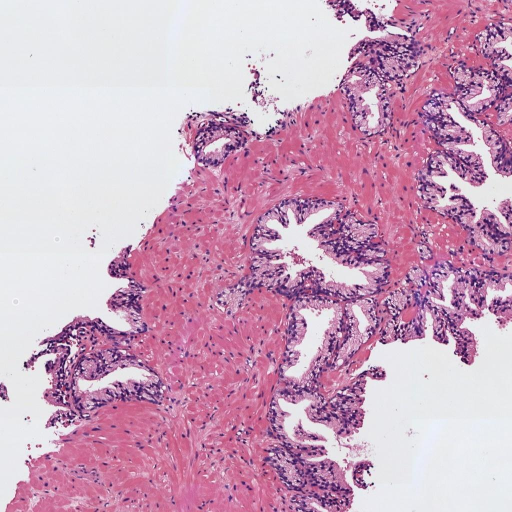
#> input picture Actividad_Computer_Vision_C1/histo_1.jpg, 1024 x 1024 px (shown at 1/2 size)
$ jupyter execute Actividad_Computer_Vision_C1_P1_SanchezZamora_Luis.ipynb
#> lines starting #> are read from the running program, lines starting #| are printed output that depends on the picture; after the words box and inside, x2 and y2 are one past the last pixel; in counts of white or black regions, pixels touching at a corner belong together
## Convocatoria 1 - Proyecto 1

## Estudiante: Luis Enrique Sánchez Zamora
## github: https://github.com/sanieni6/05MIAR

#### 0) Cargar una de las imágenes histológicas

[cell 1]
# Imports
import skimage.io as ski
import matplotlib.pyplot as plt
import numpy as np
import cv2

[cell 2]
# Utilizar la librería skimage.io para leer la imagen 'histo_x.jpg' en formato RGB.

histo_1 = ski.imread('histo_1.jpg')
#> histo_1 is the input picture: shape (1024, 1024, 3); mean R, G, B 205, 166.3, 191.6

# img_rgb_1 = cv2.cvtColor(histo_1, cv2.COLOR_BGR2RGB)

# Normalizar la imagen para que los píxeles se encuentren en el rango [0, 1]
# Para imágenes, simplemente dividimos por 255 ya que los valores van de 0 a 255
histo_1_norm = histo_1.astype(float) / 255.0

# print(histo_1_norm)

# Visualizar la imagen
plt.figure(figsize=(12, 5))

plt.subplot(1, 2, 1)
plt.imshow(histo_1_norm)
plt.title('Histo 1 Normalized')

plt.tight_layout()
plt.show()

#### 1) Realizar una transformación de color para convertir la imagen al espacio de color CMYK

[cell 3]
# Extraer la componente magenta de la imagen (que corresponde a la región tisular)

def convert_to_CMYK(img):
    # Calcular el canal K
    K = 1 - np.max(img, axis=2)

    # Evitar división por cero añadiendo un pequeño valor epsilon
    epsilon = 1e-10
    K_safe = np.where(K == 1, 1 - epsilon, K)

    # Calcular el canal C
    C = (1-img[...,2] - K)/(1-K_safe)
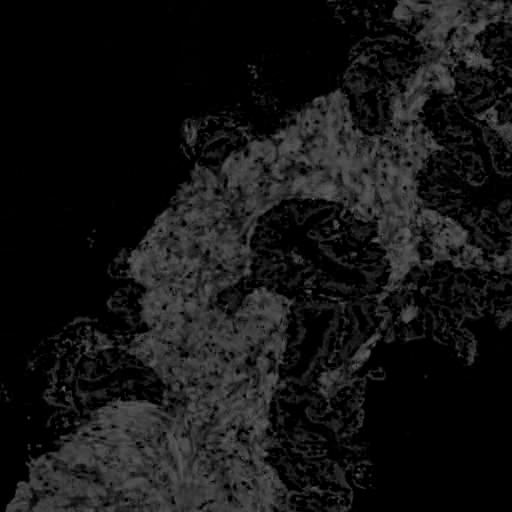
#> C: shape (1024, 1024) float64 (shown at 1/2 size); min 0, max 0.443, mean 0.0807

    # Calcular el canal M
    M = (1-img[...,1] - K)/(1-K_safe)
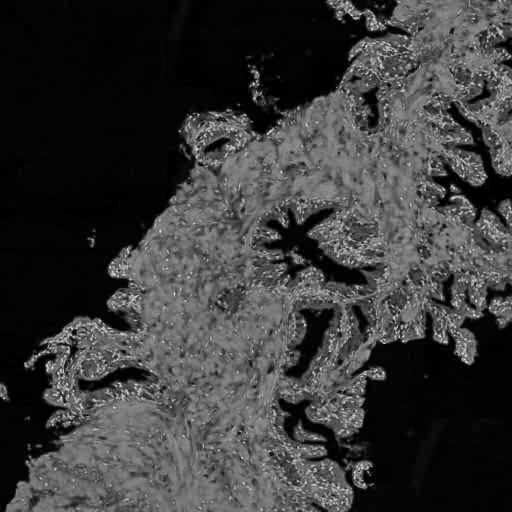
#> M: shape (1024, 1024) float64 (shown at 1/2 size); min 0, max 1, mean 0.229

    # Calcular el canal Y
    Y = (1-img[...,0] - K)/(1-K_safe)

    # Asegurar que los valores estén en el rango [0,1]
    C = np.clip(C, 0, 1)
    M = np.clip(M, 0, 1)
    Y = np.clip(Y, 0, 1)
    K = np.clip(K, 0, 1)

    # Combinar los canales C, M, Y y K en una imagen y reescalar los valores a uint8
    CMYK = (np.dstack((C,M,Y,K)) * 255).astype(np.uint8)
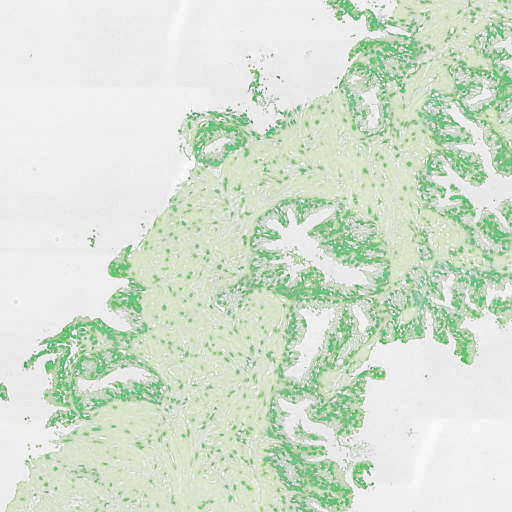
#> CMYK: shape (1024, 1024, 4) (shown at 1/2 size); mean of channels 0, 1, 2, 3 20.3, 58, 3.3, 47.2; transparent parts drawn white

    return CMYK

# Extraer la componente magenta de la imagen (que corresponde a la región tisular)
img_cmyk = convert_to_CMYK(histo_1_norm)  # Usar la imagen normalizada
C,M,Y,K = cv2.split(img_cmyk)

# Visualizar la imagen del canal magenta
plt.figure(figsize=(12, 5))

fig, ax = plt.subplots(1,2)
ax[0].imshow(img_cmyk.astype('uint8'))
ax[0].set_title('Imagen en CMYK')
# ax[0].axis('off')

ax[1].imshow(M.astype('uint8'), cmap='gray')
ax[1].set_title('Canal M (Magenta)')
# ax[1].axis('off')

plt.tight_layout()
plt.show()

#### 2) Umbralizar la imagen para separar los píxeles del fondo de la región tisular

[cell 4]
# Aplicar un filtro gaussiano de tamaño 5x5 y después utilizar el método de Otsu de manera que
# los píxeles correspondientes al lumen y al background de la imagen sean 1s y el resto de los píxeles tengan un valor de 0.
# Nota: Recordar que el método de Otsu requiere como input una imagen en el rango [0-255] en formato "uint8".
# Visualizar la máscara resultante

# usamos la imagen en formato RGB convertida a uint8
rgb_img = histo_1.astype('uint8')

# Aplicamos un filtro gaussiano de tamaño 5x5
blurred_img = cv2.GaussianBlur(rgb_img, (5, 5), 0)

gray_blurred_img = cv2.cvtColor(blurred_img, cv2.COLOR_BGR2GRAY)
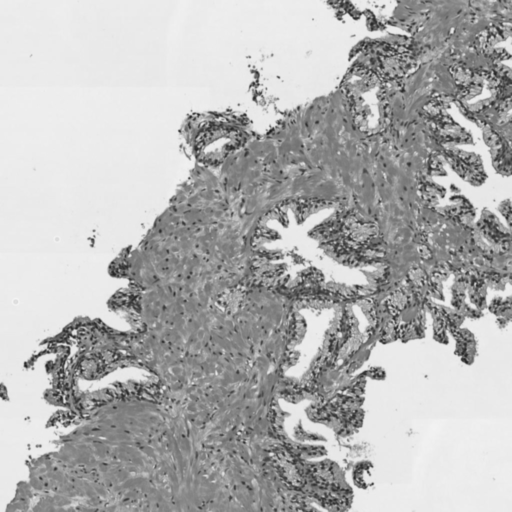
#> gray_blurred_img: shape (1024, 1024) (shown at 1/2 size); min 24, max 244, mean 178.2

plt.figure(figsize=(6, 4))
plt.imshow(blurred_img)
plt.title('Imagen con filtro gaussiano')
plt.show()

# Aplicamos el método de Otsu
ret, otsu_mask = cv2.threshold(gray_blurred_img, 0, 1, cv2.THRESH_OTSU)
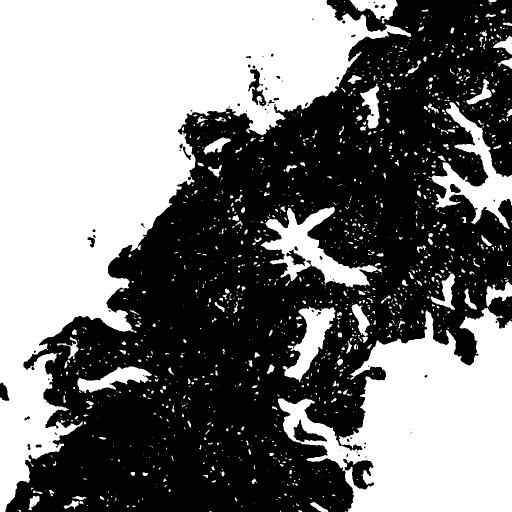
#> otsu_mask: shape (1024, 1024) (shown at 1/2 size); values 0 (black) and 1 (white), 47.4% white; 1366 white regions (1052 under 20 px), largest, box (x1, y1, x2, y2) and area: (0, 0, 823, 1024) 316727, (556, 615, 1024, 1024) 113187, (522, 414, 764, 575) 12758
#> ret = 180

# Visualizamos la máscara resultante
plt.figure(figsize=(6, 4))
plt.imshow(otsu_mask, cmap='gray')
plt.title('Máscara Otsu resultante t={}'.format(ret))
plt.show()

#### 3) Limpiar la imagen eliminando los artefactos de lumen (objetos blancos pequeños que no son lúmenes)

[cell 5]
# Utilizar la librería skimage.morphology.remove_small_objects para eliminar aquellos objetos cuya área sea menor a 300 píxeles
# Más información en https://scikit-image.org/docs/dev/api/skimage.morphology.html#skimage.morphology.remove_small_objects
from skimage import morphology, measure

label_mask = measure.label(otsu_mask, connectivity=2)
#> label_mask: shape (1024, 1024) int64; 1367 distinct labels, from 0 to 1366

# print(labeled_mask_ots)

area_threshold = 300
mask_removed = morphology.remove_small_objects(label_mask, min_size=area_threshold)
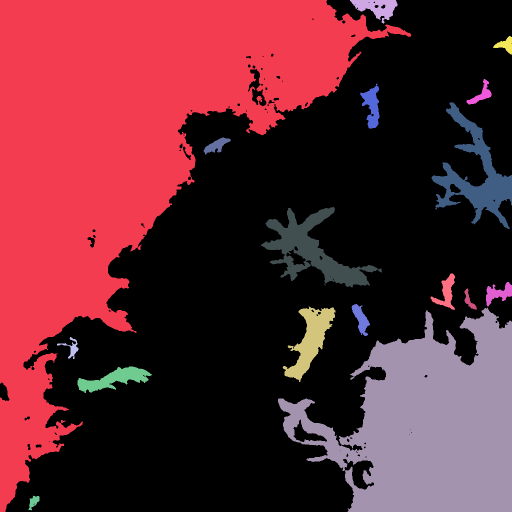
#> mask_removed: shape (1024, 1024) int64 (shown at 1/2 size); 18 distinct labels, from 0 to 1328; one colour per label, 0 black
# Visualizaer la máscara resultante

plt.imshow(mask_removed, cmap='gray')
plt.title('Imagen sin objetos pequeños')
plt.show()

#### 4) Rellenar con 0s el fondo de la imagen para quedarnos únicamente con los lúmenes

[cell 6]
# Aplicar el algoritmo de expansión a partir de semillas (region growing) de manera que únicamente los lúmenes sean blancos
# y el resto de la imagen negra. Pista: utilizar dos semillas. Nota: Se pueden fijar las semillas de manera manual, pero
# se valorará positivamente a aquell@s que desarrollen una función para encontrarlas automáticamente.
# Visualizar la máscara resultante.

copy_img = otsu_mask.copy()

seed_1 = (0, 0)
seed_2 = (1000, 1000)

# creamos una máscara de ceros

h, w = copy_img.shape
#> h = 1024; w = 1024

zeros_mask = np.zeros((h + 2, w + 2), dtype=np.uint8)

# aplicamos el algoritmo de expansión a partir de semillas

mask_growing = cv2.floodFill(copy_img, zeros_mask, seed_1, 0)
#> copy_img: shape (1024, 1024); values 0 (black) and 1 (white), 17.2% white; 1369 white regions (1054 under 20 px), largest, box (x1, y1, x2, y2) and area: (556, 615, 1024, 1024) 113187, (522, 414, 764, 575) 12758, (863, 204, 1024, 459) 12368
mask_growing = cv2.floodFill(copy_img, zeros_mask, seed_2, 0)
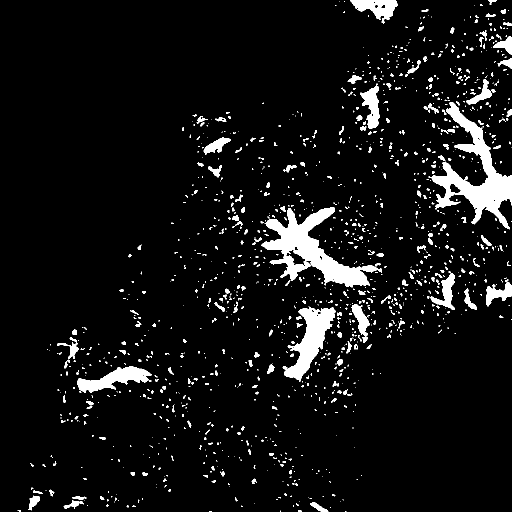
#> copy_img: shape (1024, 1024) (shown at 1/2 size); values 0 (black) and 1 (white), 6.4% white; 1369 white regions (1055 under 20 px), largest, box (x1, y1, x2, y2) and area: (522, 414, 764, 575) 12758, (863, 204, 1024, 459) 12368, (565, 613, 671, 764) 6295

# convertimos la máscara a binaria

binary_mask = mask_removed > 0

# aplicamos la máscara a la imagen original

mask_growing_img = np.zeros_like(copy_img)

mask_growing_img[binary_mask] = copy_img[binary_mask]

# visualizamos la máscara resultante

plt.imshow(mask_growing_img, cmap='gray')
plt.title('Máscara resultante')
plt.show()

#### 5) Rellenar los objetos de los lúmenes

[cell 7]
# Rellenar los lúmenes con la función binary_fill_holes de la librería scipy.ndimage.morphology
from scipy.ndimage import binary_fill_holes
from scipy.ndimage import label

# Visualizar la máscara resultante

filled_img = binary_fill_holes(mask_growing_img)
#> filled_img: shape (1024, 1024) bool; 4.5% white; 20 white regions (3 under 20 px), largest, box (x1, y1, x2, y2) and area: (522, 414, 764, 575) 13436, (863, 204, 1024, 459) 12639, (565, 613, 671, 764) 6344

# aun son visible algunos puntos en la imagen, por lo que podemos aplicar de nuevo remove_small_objects con un area mayor

area_threshold = 370

total_lumen_cleaned = morphology.remove_small_objects(filled_img, min_size=area_threshold)
#> total_lumen_cleaned: shape (1024, 1024) bool; 4.5% white; 14 white regions

plt.imshow(total_lumen_cleaned, cmap='gray')
plt.title('Máscara resultante')
plt.show()

#### 6) Detectar y dibujar los contornos de los lúmenes sobre la imagen original

[cell 8]
# Dibujar los contornos de los lúmenes en color verde sobre la imagen original RGB. Nota: Utilizar los flags necesarios
# para que los contornos en verde sean perfectamente visibles.

#

img_rgb_contours = histo_1.copy()
img_rgb_contours[total_lumen_cleaned == 1] = [0, 255, 0]
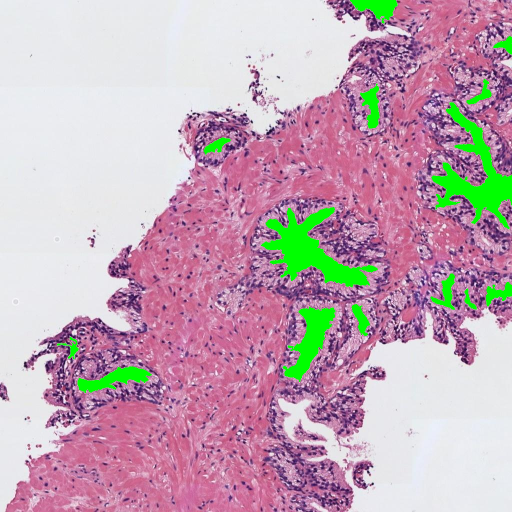
#> img_rgb_contours: shape (1024, 1024, 3) (shown at 1/2 size); 4.48% of pixels changed, all inside (x1, y1, x2, y2) = (114, 0, 1024, 786)

plt.imshow(img_rgb_contours)
plt.title('Imagen con contornos superpuestos')
plt.show()

# visualizar one line contours

img_rgb_linear_contours = histo_1.copy()

contourned_img = total_lumen_cleaned.astype(np.uint8)

contours, _ = cv2.findContours(contourned_img, cv2.RETR_EXTERNAL, cv2.CHAIN_APPROX_SIMPLE)
#> contours = 14 contours; largest, box (x1, y1, x2, y2) and area: (522, 414, 756, 575) 12893, (863, 204, 1024, 459) 12043, (565, 613, 671, 764) 6090, (155, 733, 304, 786) 3324, (700, 0, 795, 47) 2204

cv2.drawContours(img_rgb_linear_contours, contours, -1, (0, 255, 0), 5)
#> img_rgb_linear_contours: shape (1024, 1024, 3); 3.14% of pixels changed, all inside (x1, y1, x2, y2) = (111, 0, 1024, 789)

plt.imshow(img_rgb_linear_contours)
plt.title('Imagen con contornos superpuestos (one line)')
plt.show()

#### 7) Identificar y cropear el lumen más grande

[cell 9]
# Determinar cuál es el lumen de mayor área y hacer un crop del mismo sobre la imagen original RGB.

# Importar la librería skimage.measure
from skimage import measure

# Obtener las etiquetas de los objetos en la máscara binaria
label_mask = measure.label(total_lumen_cleaned)
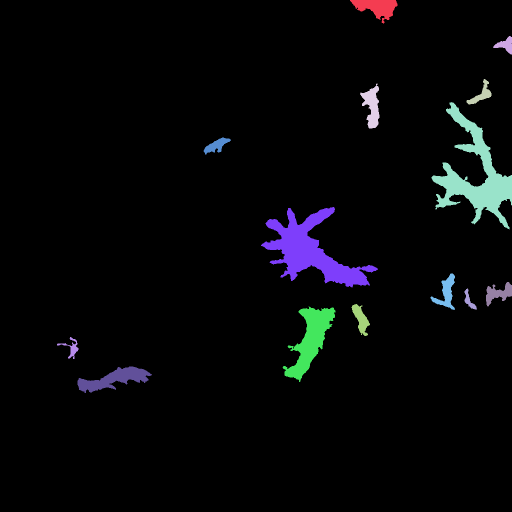
#> label_mask: shape (1024, 1024) int32 (shown at 1/2 size); 15 distinct labels, from 0 to 14; one colour per label, 0 black

# Obtener el área de cada objeto
areas = measure.regionprops(label_mask)
#> areas = 14 regions; largest, box (x1, y1, x2, y2) and area: (522, 414, 756, 575) 13388, (863, 204, 1024, 459) 12639, (565, 613, 671, 764) 6344, (155, 733, 304, 786) 3516, (700, 0, 795, 47) 2339

# Visualizar el lumen cropeado.

# Encontrar el lumen con el área más grande
largest_lumen = max(areas, key=lambda x: x.area)

# Obtener las coordenadas del lumen más grande
y1, x1, y2, x2 = largest_lumen.bbox
#> y1 = 414; x1 = 522; y2 = 575; x2 = 756

# Hacer un crop de la imagen original RGB
cropped_image = histo_1[y1:y2, x1:x2]
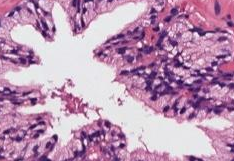
#> cropped_image: shape (161, 234, 3); mean R, G, B 187.6, 147.8, 179.6

# Visualizar el lumen cropeado
plt.imshow(cropped_image)
plt.title('Lumen más grande')
plt.show()

#### 8) Extraer 13 características geométricas que permitan caracterizar el lumen recortado

[cell 10]
# Calcular las siguientes características del crop del lumen de mayor área, redondeando su valor hasta el cuarto decimal.

import math
import pandas as pd

# 1) Área
area = round(largest_lumen.area, 4)
#> area = 13388
print(f"1) Área: {area}")
#| 1) Área: 13388.0

# 2) Área de la bounding box
bbox_area = round(largest_lumen.bbox_area, 4)
#> bbox_area = 37674
print(f"2) Área de la bounding box: {bbox_area}")
#| 2) Área de la bounding box: 37674.0

# 3) Área convexa
convex_area = round(largest_lumen.convex_area, 4)
#> convex_area = 27468
print(f"3) Área convexa: {convex_area}")
#| 3) Área convexa: 27468.0

# 4) Excentricidad
eccentricity = round(largest_lumen.eccentricity, 4)
#> eccentricity = 0.844
print(f"4) Excentricidad: {eccentricity}")
#| 4) Excentricidad: 0.8443

# 5) Diámetro equivalente
equivalent_diameter = round(largest_lumen.equivalent_diameter, 4)
#> equivalent_diameter = 130.6
print(f"5) Diámetro equivalente: {equivalent_diameter}")
#| 5) Diámetro equivalente: 130.5608

# 6) Extensión (Extent)
extent = round(largest_lumen.extent, 4)
#> extent = 0.355
print(f"6) Extensión: {extent}")
#| 6) Extensión: 0.3554

# 7) Diámetro Feret
feret_diameter_max = round(largest_lumen.feret_diameter_max, 4)
#> feret_diameter_max = 243.5
print(f"7) Diámetro Feret: {feret_diameter_max}")
#| 7) Diámetro Feret: 243.4625

# 8) Longitud del eje mayor
major_axis_length = round(largest_lumen.major_axis_length, 4)
#> major_axis_length = 231.6
print(f"8) Longitud del eje mayor: {major_axis_length}")
#| 8) Longitud del eje mayor: 231.6393

# 9) Longitud del eje menor
minor_axis_length = round(largest_lumen.minor_axis_length, 4)
#> minor_axis_length = 124.1
print(f"9) Longitud del eje menor: {minor_axis_length}")
#| 9) Longitud del eje menor: 124.1365

# 10) Orientación
orientation = round(largest_lumen.orientation, 4)
#> orientation = 0.997
print(f"10) Orientación: {orientation}")
#| 10) Orientación: 0.9969

# 11) Perímetro
perimeter = round(largest_lumen.perimeter, 4)
#> perimeter = 1163.6
print(f"11) Perímetro: {perimeter}")
#| 11) Perímetro: 1163.6266

# 12) Solidez
solidity = round(largest_lumen.solidity, 4)
#> solidity = 0.487
print(f"12) Solidez: {solidity}")
#| 12) Solidez: 0.4874

# 13) Compacidad (Compactness = 4π * area / perimeter²)
compactness = round((4 * math.pi * largest_lumen.area) / (largest_lumen.perimeter ** 2), 4)
#> compactness = 0.124
print(f"13) Compacidad: {compactness}")
#| 13) Compacidad: 0.1243

[cell 11]
# Crear un DataFrame con todas las propiedades para una visualización organizada
properties_data = {
    'Propiedad': [
        'Área',
        'Área de la bounding box',
        'Área convexa',
        'Excentricidad',
        'Diámetro equivalente',
        'Extensión',
        'Diámetro Feret',
        'Longitud del eje mayor',
        'Longitud del eje menor',
        'Orientación',
        'Perímetro',
        'Solidez',
        'Compacidad'
    ],
    'Valor': [
        area,
        bbox_area,
        convex_area,
        eccentricity,
        equivalent_diameter,
        extent,
        feret_diameter_max,
        major_axis_length,
        minor_axis_length,
        orientation,
        perimeter,
        solidity,
        compactness
    ]
}

properties_df = pd.DataFrame(properties_data)
#> properties_df = table of 13 rows and 2 columns

# Mostrar la tabla
print("TABLA COMPLETA DE PROPIEDADES GEOMÉTRICAS")
print("="*40)
print(properties_df.to_string(index=False, max_colwidth=35))
#|               Propiedad      Valor
#|                    Área 13388.0000
#| Área de la bounding box 37674.0000
#|            Área convexa 27468.0000
#|           Excentricidad     0.8443
#|    Diámetro equivalente   130.5608
#|               Extensión     0.3554
#|          Diámetro Feret   243.4625
#|  Longitud del eje mayor   231.6393
#|  Longitud del eje menor   124.1365
#|             Orientación     0.9969
#|               Perímetro  1163.6266
#> (further printed lines are left out)

$ run again, with Actividad_Computer_Vision_C1/histo_2.jpg copied over Actividad_Computer_Vision_C1/histo_1.jpg
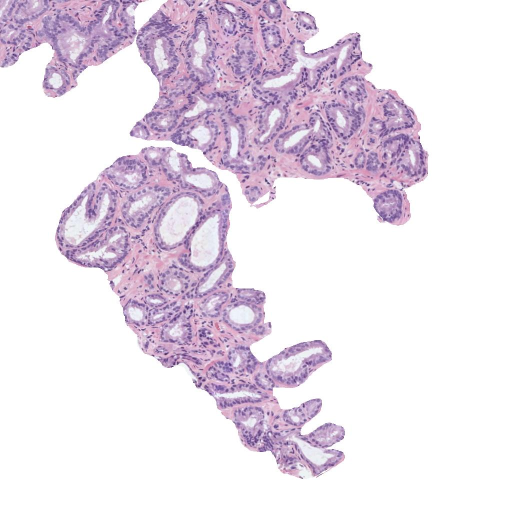
#> input picture Actividad_Computer_Vision_C1/histo_2.jpg, 1024 x 1024 px (shown at 1/2 size)
#> histo_1 is the input picture: shape (1024, 1024, 3); mean R, G, B 233.4, 223.3, 235
#> `ret, otsu_mask = cv2.threshold(gray_blurred_img, 0, 1, cv2.THRESH_OTSU)`:
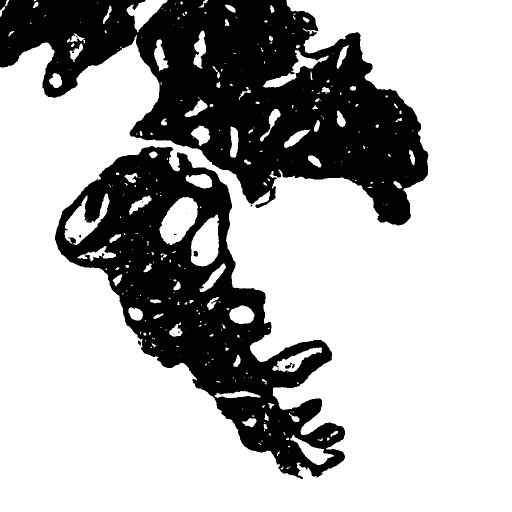
#> otsu_mask: shape (1024, 1024) (shown at 1/2 size); values 0 (black) and 1 (white), 69.6% white; 17 black regions (11 under 20 px), largest, box (x1, y1, x2, y2) and area: (0, 0, 857, 451) 186077, (110, 292, 690, 958) 132523, (387, 502, 396, 513) 83, (570, 725, 584, 738) 79, (276, 681, 282, 692) 41, (584, 728, 589, 737) 32
#> ret = 211
#> mask_removed: shape (1024, 1024) int64; 30 distinct labels, from 0 to 296
#> copy_img: shape (1024, 1024); values 0 (black) and 1 (white), 4.1% white; 305 white regions (197 under 20 px), largest, box (x1, y1, x2, y2) and area: (319, 394, 396, 490) 4679, (382, 429, 438, 533) 4121, (129, 387, 219, 490) 3540
#> filled_img: shape (1024, 1024) bool; 3.4% white; 28 white regions, largest, box (x1, y1, x2, y2) and area: (319, 394, 396, 490) 4691, (382, 429, 438, 533) 4204, (129, 387, 219, 490) 3557
#> total_lumen_cleaned: shape (1024, 1024) bool; 3.3% white; 26 white regions
#> img_rgb_contours: shape (1024, 1024, 3); 3.31% of pixels changed, all inside (x1, y1, x2, y2) = (98, 0, 698, 930)
#> contours = 26 contours; largest, box (x1, y1, x2, y2) and area: (319, 394, 396, 490) 4568, (382, 429, 438, 533) 4082, (129, 387, 219, 490) 3351, (253, 0, 335, 65) 2196, (526, 100, 657, 175) 1974
#> img_rgb_linear_contours: shape (1024, 1024, 3); 2.86% of pixels changed, all inside (x1, y1, x2, y2) = (95, 0, 701, 933)
#> areas = 26 regions; largest, box (x1, y1, x2, y2) and area: (319, 394, 396, 490) 4691, (382, 429, 438, 533) 4204, (129, 387, 219, 490) 3557, (253, 0, 335, 65) 2310, (526, 100, 657, 175) 2150
#> y1 = 394; x1 = 319; y2 = 490; x2 = 396
#> `cropped_image = histo_1[y1:y2, x1:x2]`:
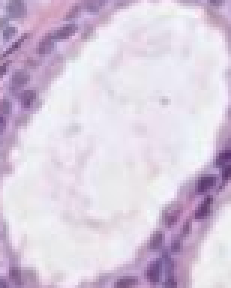
#> cropped_image: shape (96, 77, 3) (shown 3 times larger); mean R, G, B 215.5, 202.7, 220.9
#> area = 4691
#| 1) Área: 4691.0
#> bbox_area = 7392
#| 2) Área de la bounding box: 7392.0
#> convex_area = 4885
#| 3) Área convexa: 4885.0
#> eccentricity = 0.837
#| 4) Excentricidad: 0.8372
#> equivalent_diameter = 77.28
#| 5) Diámetro equivalente: 77.2837
#> extent = 0.635
#| 6) Extensión: 0.6346
#> feret_diameter_max = 104.3
#| 7) Diámetro Feret: 104.3168
#> major_axis_length = 104.8
#| 8) Longitud del eje mayor: 104.7857
#> minor_axis_length = 57.3
#| 9) Longitud del eje menor: 57.303
#> orientation = -0.563
#| 10) Orientación: -0.5628
#> perimeter = 288.1
#| 11) Perímetro: 288.1493
#> solidity = 0.96
#| 12) Solidez: 0.9603
#> compactness = 0.71
#| 13) Compacidad: 0.71
#> properties_df = table of 13 rows and 2 columns
#|               Propiedad     Valor
#|                    Área 4691.0000
#| Área de la bounding box 7392.0000
#|            Área convexa 4885.0000
#|           Excentricidad    0.8372
#|    Diámetro equivalente   77.2837
#> (further printed lines are left out)
